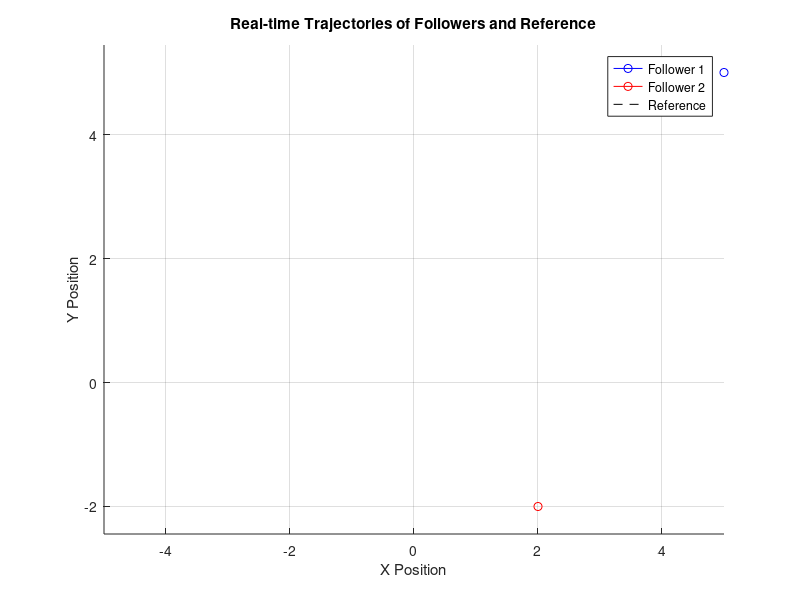

The MATLAB script that drew this image: (Note: this script raises an error after producing the figure.)
clear;
close all;
clear controllerCooperative
% Simulation Parameters
T_s = 0.1;             % Sampling time

% Initial positions
x_f1 = [5; 5; 0];   % Initial state of Follower 1 [x; y; theta]
x_f2 = [2; -2; 0];   % Initial state of Follower 2 [x; y; theta]

omega = pi / 20;  % Velocidade angular
        r = 2;            % Raio do círculo
        v_central = 2;    % Velocidade do veículo central

        % Tempo de simulação
        t_total = 80;     % Tempo total (segundos)
        t = 0:T_s:t_total; % Vetor de tempo
        T =length(t);
        
        horizon = 10; 



% Posição inicial do target
        p_central_ini = [-5; 0]; 
        
        % Movimento do veículo central (centro do círculo)
        p_central = [p_central_ini(1) + v_central * t; zeros(1, length(t))];

        % Movimento circular dos robôs
        theta = omega * t; % Ângulo ao longo do tempo
        p1 = [p_central(1, :) + r * cos(theta);
              p_central(2, :) + r * sin(theta);
              zeros(1, T)];
        p2 = [p_central(1, :) + r * cos(theta + pi);
              p_central(2, :) + r * sin(theta + pi);
              zeros(1, T)];

        % Extend the reference
        p1_extended = [p1, p1(:, end * ones(1, horizon))];
        p2_extended = [p2, p2(:, end * ones(1, horizon))];



% Preallocate state histories
x_f1_history = zeros(3, T+1);
x_f2_history = zeros(3, T+1);
x_f1_history(:,1)= x_f1;
x_f2_history(:,1) = x_f2;


% Prepare figure
figure;
hold on;
grid on;
follower1_plot = plot(x_f1(1), x_f1(2), 'b-o', 'DisplayName', 'Follower 1');
follower2_plot = plot(x_f2(1), x_f2(2), 'r-o', 'DisplayName', 'Follower 2');
reference_plot = plot(p_central(1, 1), p_central(2, 1), 'k--', 'DisplayName', 'Reference');

xlabel('X Position');
ylabel('Y Position');
legend;
title('Real-time Trajectories of Followers and Reference');
axis equal;

% Simulation Loop
for i = 1:T-1
    
    % Stack follower positions for controller input
    x_stack = [x_f1_history(:, i);  x_f2_history(:, i)];
    
    % Get control inputs from the cooperative controller
    u_mpc = controllerMovie(x_stack); % Returns [v1; omega1; v2; omega2]
    u_mpc_1 = u_mpc(1:2); % [v; omega] for Follower 1
    u_mpc_2 = u_mpc(3:4); % [v; omega] for Follower 2
    
    % Update states using discrete dynamics
    x_f1_history(:, i+1) = x_f1_history(:, i) + T_s * [cos(x_f1_history(3, i)), 0; sin(x_f1_history(3, i)), 0; 0, 1] * u_mpc_1;
     x_f2_history(:, i+1) =  x_f2_history(:, i) + T_s *[cos(x_f2_history(3, i)), 0; sin(x_f2_history(3, i)), 0; 0, 1] * u_mpc_2;
     
      % Update plots
    set(follower1_plot, 'XData', x_f1_history(1, 1:i+1), 'YData', x_f1_history(2, 1:i+1));
    set(follower2_plot, 'XData', x_f2_history(1, 1:i+1), 'YData', x_f2_history(2, 1:i+1));
    set(reference_plot, 'XData', p_central(1, 1:i+1), 'YData', p_central(2, 1:i+1));

    
    drawnow; % Refresh the figure
    

end

